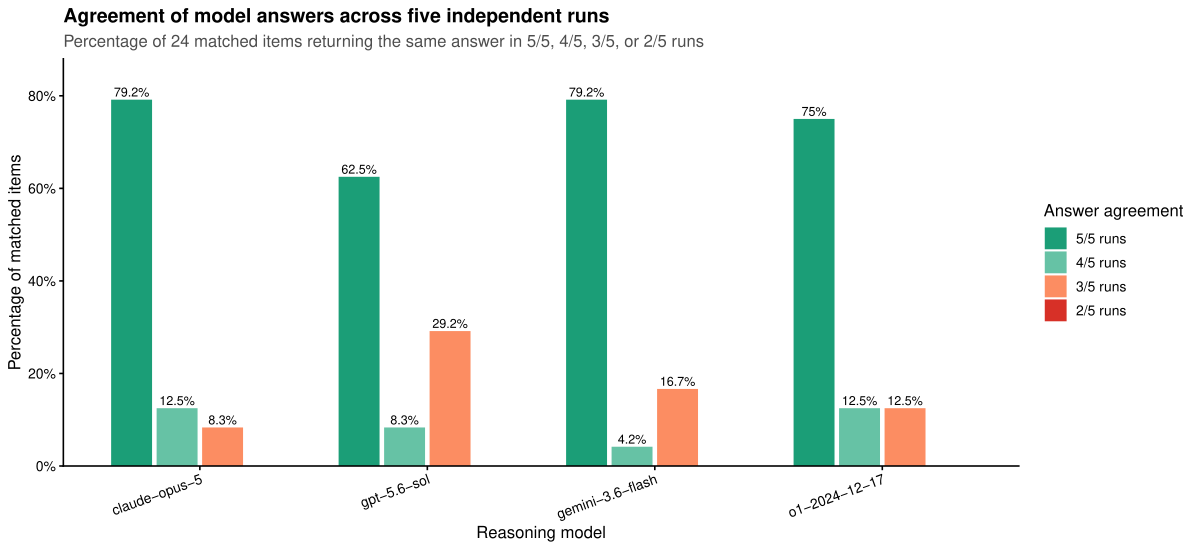

Here is the R script that generated this plot:
#!/usr/bin/env Rscript

# Repeatability of reasoning-model evaluation across five independent runs.
# Produces one single-panel figure plus machine-readable statistical summaries.

suppressPackageStartupMessages({
  library(dplyr)
  library(tidyr)
  library(ggplot2)
})

args <- commandArgs(trailingOnly = FALSE)
file_arg <- grep("^--file=", args, value = TRUE)
script_dir <- if (length(file_arg)) dirname(normalizePath(sub("^--file=", "", file_arg[1]))) else normalizePath(getwd())
project_dir <- normalizePath(file.path(script_dir, ".."))
input_file <- file.path(project_dir, "in", "AUG25_MCQ_result_strategy1_5repeats.csv")
out_dir <- file.path(project_dir, "out")

dat <- read.csv(input_file, check.names = FALSE, stringsAsFactors = FALSE) |>
  rename(model = Model_name, returned_answer = Model_return, run = Repeat_number) |>
  mutate(
    run = as.integer(run),
    item = interaction(Report_name, Question_ID, drop = TRUE),
    correct = as.character(Answer) == as.character(returned_answer)
  )
stopifnot(!anyNA(dat$correct))

accuracy_by_run <- dat |>
  group_by(model, run) |>
  summarise(n = n(), n_correct = sum(correct), accuracy = mean(correct), .groups = "drop")

# Cochran's Q: matched comparison of accuracy among runs, calculated per model.
cochran_q <- function(d) {
  wide <- d |>
    select(item, run, correct) |>
    pivot_wider(names_from = run, values_from = correct) |>
    arrange(item)
  Y <- as.matrix(wide[, -1]) * 1
  k <- ncol(Y); C <- colSums(Y); R <- rowSums(Y)
  denominator <- k * sum(R) - sum(R^2)
  Q <- if (denominator == 0) NA_real_ else
    (k - 1) * (k * sum(C^2) - sum(C)^2) / denominator
  tibble(cochran_q = Q, df = k - 1,
         p_value = ifelse(is.na(Q), NA_real_, pchisq(Q, k - 1, lower.tail = FALSE)))
}

model_summary <- dat |>
  group_by(model) |>
  group_modify(~ cochran_q(.x)) |>
  left_join(
    accuracy_by_run |>
      group_by(model) |>
      summarise(mean_accuracy = mean(accuracy), min_accuracy = min(accuracy),
                max_accuracy = max(accuracy), range_percentage_points = 100 * (max(accuracy) - min(accuracy)),
                .groups = "drop"),
    by = "model"
  )

# Rank stability: pairwise Spearman correlation of model accuracies across runs.
rank_wide <- accuracy_by_run |>
  select(model, run, accuracy) |>
  pivot_wider(names_from = run, values_from = accuracy) |>
  arrange(model)
rank_cor <- cor(as.matrix(rank_wide[, -1]), method = "spearman")
mean_rank_correlation <- mean(rank_cor[upper.tri(rank_cor)])
minimum_rank_correlation <- min(rank_cor[upper.tri(rank_cor)])

rank_summary <- tibble(
  statistic = c("mean_pairwise_spearman_rank_correlation", "minimum_pairwise_spearman_rank_correlation"),
  value = c(mean_rank_correlation, minimum_rank_correlation)
)

write.csv(accuracy_by_run, file.path(out_dir, "reasoning_repeatability_accuracy_by_run.csv"), row.names = FALSE)
write.csv(model_summary, file.path(out_dir, "reasoning_repeatability_model_statistics.csv"), row.names = FALSE)
write.csv(rank_summary, file.path(out_dir, "reasoning_repeatability_rank_statistics.csv"), row.names = FALSE)

# Count how many of the five runs returned the modal answer for each item.
agreement_by_model <- dat |>
  count(model, item, returned_answer, name = "answer_count") |>
  group_by(model, item) |>
  summarise(same_answer_runs = max(answer_count), .groups = "drop") |>
  count(model, same_answer_runs, name = "n_items") |>
  complete(model, same_answer_runs = 2:5, fill = list(n_items = 0)) |>
  group_by(model) |>
  mutate(percentage = 100 * n_items / sum(n_items),
         agreement = factor(paste0(same_answer_runs, "/5 runs"),
                            levels = paste0(5:2, "/5 runs"))) |>
  ungroup()
write.csv(agreement_by_model,
          file.path(out_dir, "reasoning_repeatability_answer_agreement.csv"), row.names = FALSE)

model_order <- c("claude-opus-5", "gpt-5.6-sol", "gemini-3.6-flash", "o1-2024-12-17")
agreement_by_model$model <- factor(agreement_by_model$model, levels = model_order)

p <- ggplot(agreement_by_model, aes(model, percentage, fill = agreement)) +
  geom_col(position = position_dodge(width = 0.8), width = 0.72) +
  geom_text(aes(label = ifelse(percentage == 0, "", paste0(round(percentage, 1), "%"))),
            position = position_dodge(width = 0.8), vjust = -0.35, size = 3.1) +
  scale_fill_manual(values = c("5/5 runs" = "#1B9E77", "4/5 runs" = "#66C2A5",
                               "3/5 runs" = "#FC8D62", "2/5 runs" = "#D73027"),
                    drop = FALSE) +
  scale_y_continuous(labels = function(x) paste0(x, "%"), limits = c(0, 88),
                     expand = expansion(mult = c(0, 0))) +
  labs(
    title = "Agreement of model answers across five independent runs",
    subtitle = "Percentage of 24 matched items returning the same answer in 5/5, 4/5, 3/5, or 2/5 runs",
    x = "Reasoning model", y = "Percentage of matched items", fill = "Answer agreement"
  ) +
  theme_classic(base_size = 12) +
  theme(
    plot.title = element_text(face = "bold", size = 14),
    plot.subtitle = element_text(colour = "grey30"),
    axis.text.x = element_text(angle = 20, hjust = 1), legend.position = "right"
  )

ggsave(file.path(out_dir, "Figure_reasoning_model_repeatability_5runs.pdf"), p, width = 12, height = 5.5)
# ggsave(file.path(out_dir, "Figure_reasoning_model_repeatability_5runs.png"), p, width = 9, height = 5.5, dpi = 300)

print(accuracy_by_run)
print(model_summary)
print(rank_summary)
print(agreement_by_model)
